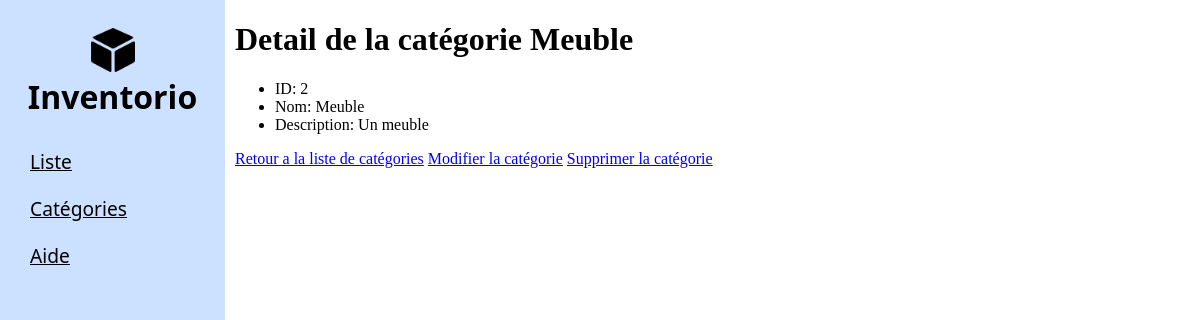
Page /categorie/2 on the committed database.
### inventaire/models.py (models this page shows, shortened)
class Categorie(models.Model):
    name = models.fields.CharField(max_length=100)
    description = models.CharField(max_length=300,
                                   null=True,
                                   blank=True)

### inventaire/views.py (the view)
# urls.py: path('categorie/<int:id>', views.categorie_detail, name='categorie-detail'),
def categorie_detail(request, id):
    categorie = Categorie.objects.get(id=id)
    return render(request,
                  'categorie/categorie_detail.html',
                  {'categorie': categorie})

### inventaire/templates/categorie/categorie_detail.html
{% extends 'inventaire/base.html' %}
{% block content %}
    <h1>Detail de la catégorie {{ categorie.name }}</h1>
    <ul>
        <li>ID: {{ categorie.id }}</li>
        <li>Nom: {{ categorie.name }}</li>
        <li>Description: {{ categorie.description }}</li>
    </ul>
    <a href="{% url 'categorie-list' %}">Retour a la liste de catégories</a>
    <a href="{% url 'categorie-update' categorie.id %}">Modifier la catégorie</a>
    <a href="{% url 'categorie-delete' categorie.id %}">Supprimer la catégorie</a>
{% endblock %}

### inventaire/static/inventaire/styles.css (style rules this page uses)
body { margin: 0px; padding: 0px; background-color: white; display: flex; }

### rows in the picture
Categorie: name "Meuble", id "2", description "Un meuble"
